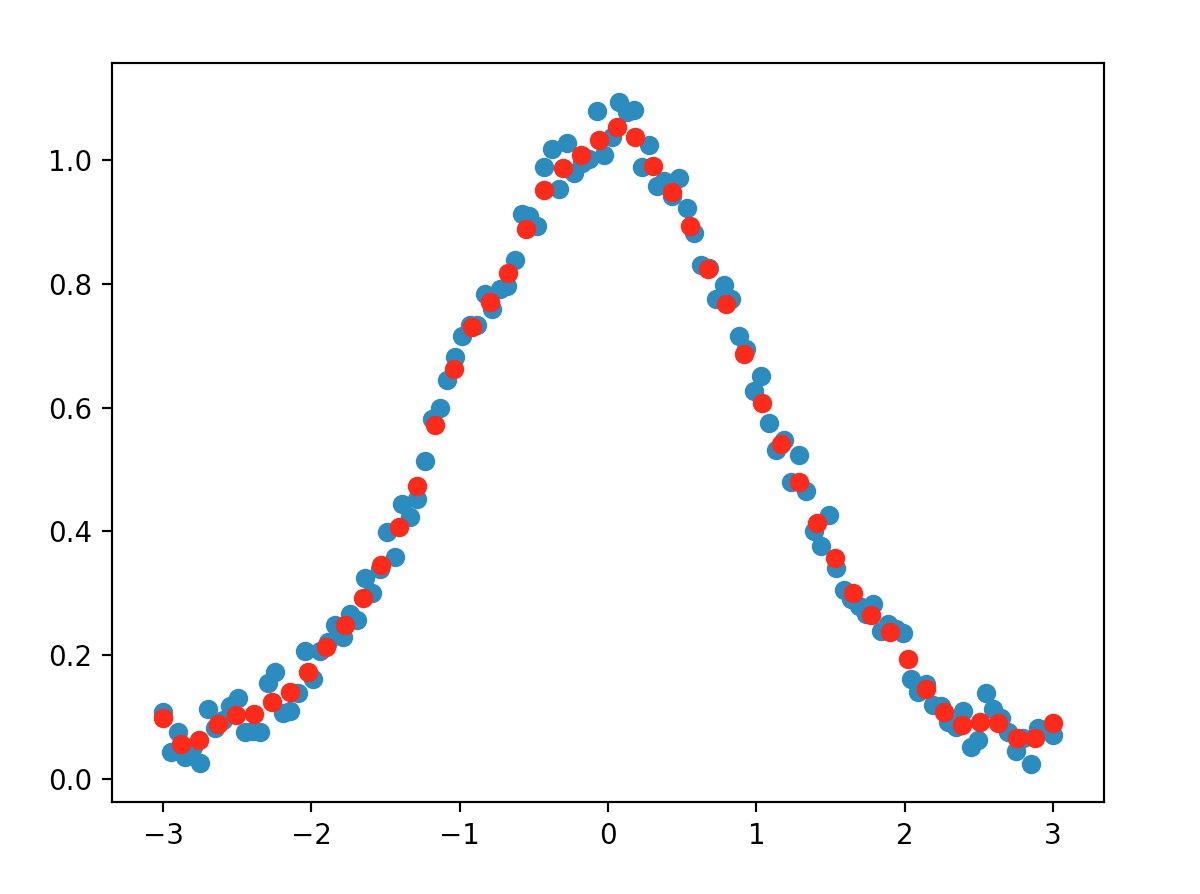

Recreate this plot in Python.
# coding:utf-8

import numpy as np
import matplotlib.pyplot as plt

data = np.genfromtxt("./local_weight_regression.csv", dtype=np.float64, delimiter=",")
plt.figure(1)
plt.scatter(data[:,0],data[:,1])

class LWR():
    """
    LocalWeightRegression
    """

    def __init__(self, x_test, x_train, y_train):
        self.x_test = x_test
        self.x_train = x_train
        self.y_train = y_train

        self.num_train = self.x_train.shape[0]
        self.num_test = self.x_test.shape[0]
        self.weight = np.zeros((self.num_test, self.num_train))

        self.theta = np.random.randn(self.num_test, self.x_train.shape[1])
        self.tau = 0.1 # if the value is smaller, the decay will be faster
        self.num_iters = 1000
        self.alpha = 0.01 # learing rate

        self._calc_weight()

    def _calc_weight(self):
        self.weight = np.exp(-1.0/(2*(self.tau**2)) * np.square(self.x_test.reshape(-1, 1) - self.x_train[:,0]))

    def hypothesis_fuc(self, theta, x):
        return theta.dot(x)

    def evaluate_gradient(self, weight, theta, x, y):
        return weight * (self.hypothesis_fuc(theta, x) - y) * x

    def GradientOptimization(self, weight, theta):
        """
        use BGD to optimize gradient descent
        """
        for i in range(self.num_iters):
            grad = np.zeros(theta.shape[0])
            for j in range(self.num_train):
                grad += self.evaluate_gradient(weight[j], theta, self.x_train[j], self.y_train[j])
            theta -= self.alpha * grad
        return theta

    def regression(self):
        output = list()

        for idx in range(len(self.x_test)):
            weight = self.weight[idx, :]
            theta = self.theta[idx, :]
            theta = self.GradientOptimization(weight, theta) 
            y_output = self.x_test[idx] * theta[0] + theta[1]
            output.append(y_output)
        return np.array(output)

if __name__ == "__main__":
    x = data[:, 0].reshape(-1, 1)
    y = data[:, 1].reshape(-1, 1)

    input_x = np.hstack([x, np.ones((x.shape[0], 1))])
    input_y = y

    x_test = np.linspace(-3,3,50)

    lwr = LWR(x_test, input_x, input_y)
    output = lwr.regression()
    plt.scatter(x_test,output, color = "red")

    plt.show()
